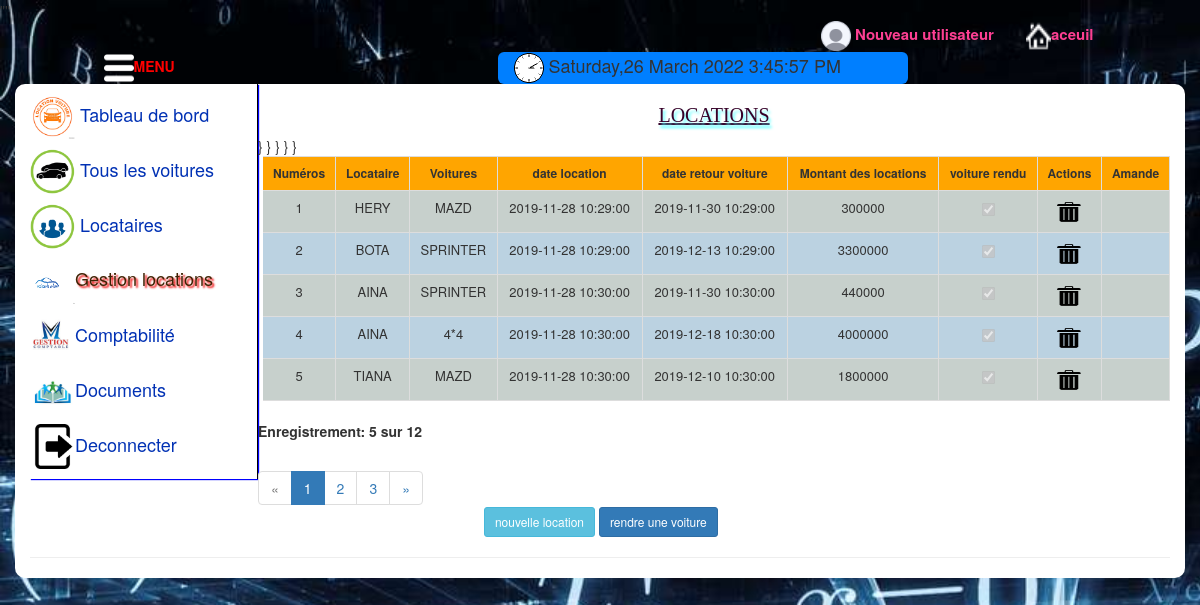
Page /location.php (signed in) on the committed database.
### tables this page shows
CREATE TABLE IF NOT EXISTS `locataire` (
  `numero` int(11) NOT NULL AUTO_INCREMENT,
  `nom` varchar(30) DEFAULT NULL,
  `adresse` varchar(30) DEFAULT NULL,
  PRIMARY KEY (`numero`)
);

CREATE TABLE IF NOT EXISTS `location` (
  `numlocation` int(11) NOT NULL AUTO_INCREMENT,
  `numcli` int(11) DEFAULT NULL,
  `numvoiture` int(11) DEFAULT NULL,
  `dateDepart` timestamp NULL DEFAULT NULL,
  `dateDarrive` timestamp NULL DEFAULT NULL,
  `nbjours` int(11) DEFAULT NULL,
  `montant` double DEFAULT NULL,
  `disonibility` varchar(15) DEFAULT NULL,
  PRIMARY KEY (`numlocation`)
);

CREATE TABLE IF NOT EXISTS `voiture` (
  `numero` int(11) NOT NULL AUTO_INCREMENT,
  `designation` varchar(30) DEFAULT NULL,
  `loyer_journalier` int(11) DEFAULT NULL,
  `photos` varchar(20) DEFAULT NULL,
  `state` varchar(10) DEFAULT NULL,
  PRIMARY KEY (`numero`)
);

### codelocation.php (called while the page is built)
<?php
include('connection.php');
$afficheParPage=5;
$req=$bdd->query("SELECT count(*) as total from location");
$req1=$req->fetch();
$total=$req1['total'];
$page=ceil($total/$afficheParPage);
if(isset($_GET['p']) && !empty($_GET['p']) && ctype_digit($_GET['p'])==1 )
	{
		if($_GET['p'] > $page)
		{
			$current=$page;
		}
		else
		{
			$current=$_GET['p'];
		}
	}else
	{
		$current=1;
	}
 $partir=($current-1)*$afficheParPage;
 $data=$bdd->query("SELECT location.numlocation,locataire.nom,voiture.designation,location.dateDepart,location.dateDarrive,location.disonibility,voiture.loyer_journalier*location.nbjours as montant_total from locataire,location,voiture where (location.numcli=locataire.numero and location.numvoiture=voiture.numero) order by location.numlocation asc LIMIT $partir,$afficheParPage");
?>

### location.php (the view, shortened to what this page needs)
<?php
include "codelocation.php";
  if (!isset($_SESSION['name']))
 {
   echo "<script>location.href='index.php'</script>";
 }
 else
 {
?>""
<!DOCTYPE html>
<html>
<head>
	<link rel="stylesheet" type="text/css" href="date/jquery.datetimepicker.min.css">
	<link rel="stylesheet" type="text/css" href="css/bootstrap.min.css">
	<link rel="stylesheet" type="text/css" href="css/bootstrap.css">
	<link rel="stylesheet" type="text/css" href="style.css">
</head>
<body>
<div class="row">
	<div class="col-md-2 col-md-push-10">
		<a href="aceuil2..php" style="text-decoration: none;font-size: 15px;color: #FD3F92;">
		<img src="image/maison.png" width="25" height="30"><strong>aceuil</strong>
	    </a></div>
	 <div class="col-md-2 col-md-push-6">
	 	<img src="sary/avatar.png" width="30" height="30">
	 	<a href="nuwUser.php" style="text-decoration: none;font-size: 15px;color: #FD3F92;"><strong>Nouveau utilisateur</strong></a></div>
</div>
<div class="row">
	<div class="col-md-2 col-md-push-1 okay">
		<a href="aceuil1.php" style="text-decoration: none;cursor: pointer;color: red;">
			<img src="sary/menumobile.png" width="30" height="30"><strong>MENU</strong></a>
	</div>
     <div class="col-md-4 col-md-push-3" id="montre" style="font-size: 18px;">
    	<img src="image/montre.GIF" width="30" height="30" style="left: 3px;">
    <?php
include('connection.php');
    echo date('l,j F Y');
    	?>
    	<span id="date"></span>
	</div>
</div>
<div class="container" style="background-color:white;" id="page3">
  <div class="a2" style="width: 20%">
      <h4 id="h4">
        <a href="bord.php" style="cursor: pointer; color: #0131B4;text-decoration:  none;">
          <img src="sary/disponible.png" width="45" height="45"> Tableau de bord
        </a>
      </h4>
  	<h4 id="h4">
      <a href="aceuil.php" style="color: #0131B4;cursor: pointer;text-decoration: none;">
        <img src="sary/vehicule.png" width="45" height="45" /> Tous les voitures
      </a>
    </h4>
  	<h4 id="h4">
      <a href="insertLocataire.php" style="color: #0131B4;cursor: pointer;text-decoration: none;">
        <img src="sary/reservation-car.png" width="45" height="45" /> Locataires
      </a>
    </h4>
  	<h4 id="h3" style="color: #3F2204;text-shadow: 2px 2px 2px #ED0000;">
      <img src="sary/louer.png" width="45" height="45">Gestion locations</h4>
  	<h4 id="h4">
      <a href="comptabilite.php" style="cursor: pointer; color: #0131B4; text-decoration: none; height: 50px">
        <img src="sary/images1.jpg" width="45" height="45" />Comptabilité
      </a>
    </h4>
  	<h4 id="h4">
      <a href="document.php" style="cursor: pointer; color: #0131B4; text-decoration: none; height: 50px">
        <img src="sary/document2.jpg" width="45" height="45" />Documents
      </a>
    </h4>
  	<h4 id="h4">
      <a href="aceuil2" style="cursor: pointer; color: #0131B4; text-decoration: none; height: 50px">
        <img src="sary/disconnect.png" width="45" height="45" />Deconnecter
      </a>
    </h4>
  </div>
  <div class="a5">
  	<h1 style="text-align:center;">LOCATIONS</h1>
      <table class="table1 table table-stripped table-bordered" style="text-align: center; width: 80%; border: 1px solid blue;border-left: 5px solid white;">
  		<tr>
  			<th style="text-align: center;font-size: 12px">Numéros</th>
  			<th style="text-align: center;font-size: 12px">Locataire</th>
  			<th style="text-align: center;font-size: 12px">Voitures</th>
  			<th style="text-align: center;font-size: 12px">date location</th>
  			<th style="text-align: center;font-size: 12px">date retour voiture</th>
        <th style="text-align: center;font-size: 12px">Montant des locations</th>
  			<th style="text-align: center;font-size: 12px">voiture rendu</th>
  			<th style="text-align: center;font-size: 12px">Actions</th>
  			<th style="text-align: center;font-size: 12px">Amande</th>
  		</tr>
  <?php
  $nb=0;
	while ($tab=$data->fetch())
	{
    $nb++;
    ?>
 		 		<tr class="okay">
 		 			<td style="font-size: 13px;"><?php echo $tab['numlocation']?></td>
 		 			<td style="font-size: 13px;"><?php echo $tab['nom'] ?></td>
 		 			<td style="font-size: 13px;"><?php echo $tab['designation'] ?></td>
 		 			<td style="font-size: 13px;"><?php echo $tab['dateDepart'] ?></td>
 		 			<td style="font-size: 13px;"><?php echo $tab['dateDarrive'] ?></td>
          <td style="font-size: 13px;"><?php echo $tab['montant_total'] ?></td>
 		 			<td style="font-size: 13px;"><?php
           if ($tab['disonibility']=='okay')
            {
            echo "<input type='checkbox' disabled='true'>";
            } else
            {
              echo "<input type='checkbox' checked='checked' readonly='' disabled='true'>";
            }
             ?>
             </td>
 		 			<td>
            <?php
            if($tab['disonibility']=='okay')
            {
              ?>
                <a href="modifLocation.php?numero1=<?php echo $tab['numlocation'] ?>" style="cursor: pointer;text-decoration: none;" id="Modification"><img src="sary/images.png" width="30" height="25"></a>
                <?php
            }
            else
             {
              ?>
              <a href="maj.php?numerodelete=<?php echo $tab['numlocation'] ?>" style="text-decoration: none;"><img src="sary/delete.png" width="30" height="25"></a>
              <?php
            }
            ?>
 		 			</td>
          <td>
 		 		</tr>
 		 	<?php
 	}
  	?>
  	</table>
  <?php
  $location=$bdd->query("SELECT *from location");
 	$row=$location->rowCount();
 	if($row==0)
 	{
 		echo "<strong>il n'y a aucun enregistrement";
 	}
 	else if($row<3)
  {
 		echo "<strong>Enregistrement 1 à ".$row."</strong>";
 	}
 	else
  {
 		?>
 	  <p style="left: 40%;"><strong> Enregistrement:
      <?php echo ($nb) ."  sur  ".$row;
  }?></strong></p>
 <ul class="pagination">
        <li class="<?php if($current=='1') {echo "disabled";} ?>">
          <a href="?p=<?php if($current !='1'){echo $current-1;}else{echo $current;} ?>">&laquo;</a></li>
        <?php
         for($i=1;$i<=$page;$i++)
         {
          if ($i==$current)
           {
            ?>
            <li class="active"><a href="?p=<?php echo $i ?>"><?php echo $i ?></a></li>
          <?php
          }else{?>
            <li><a href="?p=<?php echo $i ?>"><?php echo $i ?></a></li>
          <?php
            }
         }
         ?>
        <li class="<?php if($current==$page) {echo "disabled";} ?>">
          <a href="?p=<?php if($current !=$page){echo $current+1;}else{echo $current;} ?>">&raquo;</a></li>
      </ul>
 	<button style="margin-left: 5%;" type="submit" class="btn btn-sm btn-info" id="plus">nouvelle location</button>
  <button type="submit" class="btn btn-sm btn-primary" id="rendre">rendre une voiture</button><hr>
  </div>
  </div>
</body>
</html>
<?php
}
?>

### style.css (style rules this page uses)
html,body { background-image: url(image/SaryMath.jpg); background-size:cover; background-attachment: fixed; }
h1 { text-align:center; font-size: 20px; font-family: Consolas; color: #370028; text-shadow: 2px 3px 3px rgb(85, 255, 255); text-decoration: underline; }
.container { background-color: white; border-radius: 10px; }
div.a2 { float: left; left: 20%; width: 25%; border-right: 1px solid black; box-shadow: 1px 1px 1px blue; }
#montre { background-color: #007FFF; }
.container { background-color: #D473D4; }
[class*="col-"] { border: 1px solid transparent; border-radius: 6px; }
table.table1 tr:nth-child(odd) { background-color: #BBD2E1; text-align: center; }
table.table1 tr:nth-child(even) { background-color:#C7D0CC; text-align: center; }
table.table1 tr:nth-child(1) { background-color:orange; }

### rows in the picture
locataire: location.numlocation "1", nom "HERY", voiture.designation "MAZD", location.dateDepart "2019-11-28 10:29:00", location.dateDarrive "2019-11-30 10:29:00", montant_total "300000"
locataire: location.numlocation "2", nom "BOTA", voiture.designation "SPRINTER", location.dateDepart "2019-11-28 10:29:00", location.dateDarrive "2019-12-13 10:29:00", montant_total "3300000"
locataire: location.numlocation "3", nom "AINA", voiture.designation "SPRINTER", location.dateDepart "2019-11-28 10:30:00", location.dateDarrive "2019-11-30 10:30:00", montant_total "440000", location.numlocation "4", voiture.designation "4*4", location.dateDarrive "2019-12-18 10:30:00", montant_total "4000000"
locataire: location.numlocation "5", nom "TIANA", voiture.designation "MAZD", location.dateDepart "2019-11-28 10:30:00", location.dateDarrive "2019-12-10 10:30:00", montant_total "1800000"

### other values in the picture
$nb "5"
$row "12"
